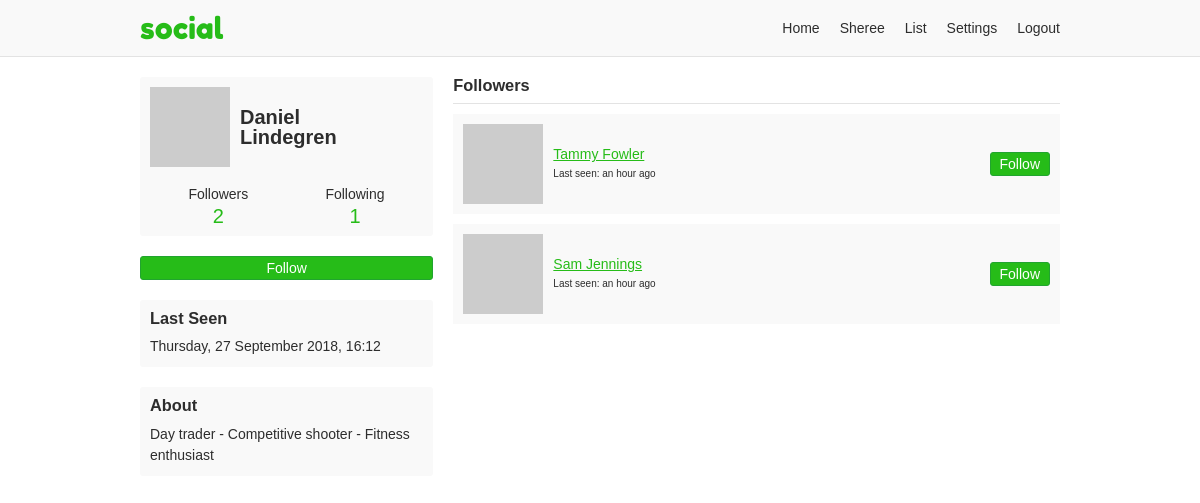
The app's page /onosendi/followers (signed in), older data.
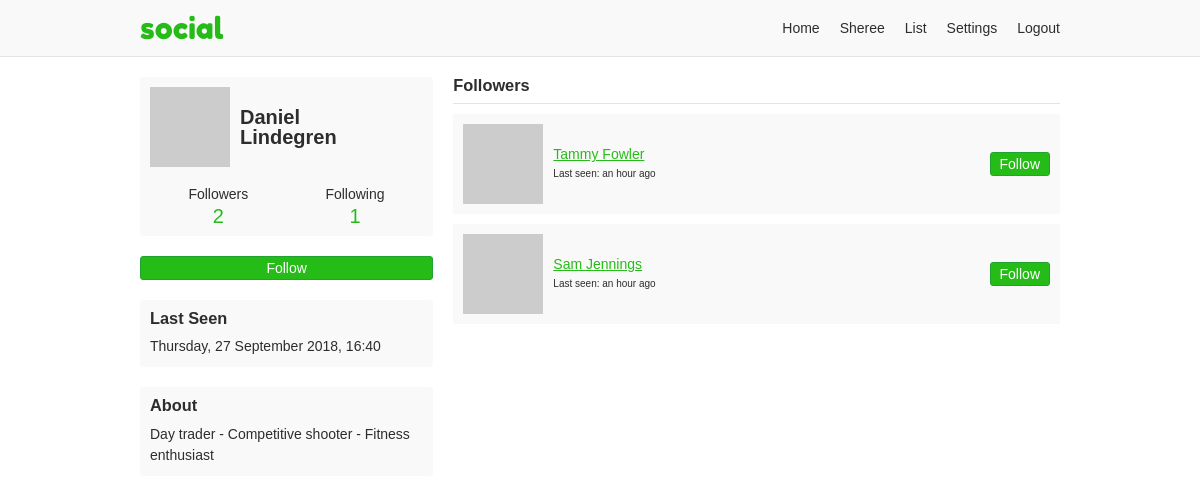
The same page, newer data.
### app/users/models/user.py (models this page shows, shortened)
class User(UserMixin, db.Model, BaseModel):
    username = db.Column(db.String(35), nullable=False, unique=True)
    email = db.Column(db.String(255), nullable=False, unique=True)
    password = db.Column(db.String(128), nullable=False)
    first_name = db.Column(db.String(35), nullable=False)
    last_name = db.Column(db.String(35), nullable=False)
    about_me = db.Column(db.Text)
    last_seen = db.Column(db.DateTime, default=datetime.utcnow)
    posts_per_page = db.Column(db.Integer, default=10, nullable=False)
    full_name = column_property(first_name + " " + last_name)
    followed = db.relationship(
        'User',
        secondary=followers,
        primaryjoin='followers.c.follower_id == User.id',
        secondaryjoin='followers.c.followed_id == User.id',
        backref=db.backref('followers', lazy='dynamic'),
        lazy='dynamic')
    post_author = db.relationship(
        'Post',
        foreign_keys='Post.author_id',
        backref='author', lazy='dynamic')
    post_recipient = db.relationship(
        'Post',
        foreign_keys='Post.recipient_id',
        backref='recipient', lazy='dynamic')
    def is_following(self, user):
        return self.followed.filter(
            followers.c.followed_id == user.id).count() > 0
    @property
    def get_followers(self):
        return self.followers.filter_by(active=True)
    @property
    def get_followed(self):
        return self.followed.filter_by(active=True)
    def avatar(self, size):
        digest = md5(self.email.lower().encode('utf-8')).hexdigest()
        return 'https://www.gravatar.com/avatar/{}?d=monsterid&s={}'.format(
            digest, size)

### app/users/views.py (the view)
@users.route('/<username>/followers', methods=['GET', 'POST'])
@login_required
def followers(username):
    user = User.query.filter_by(username=username, active=True).first_or_404()
    page = request.args.get('page', 1, type=int)
    followers = user.get_followers.paginate(
        page, current_user.posts_per_page, False)
    return render_template('users/followers.html', user=user,
                           followers=followers)

### app/models.py (called while the page is built)
    def commit(self):
        try:
            db.session.add(self)
            db.session.commit()
            return self
        except Exception as E:
            db.session.rollback()
            raise E

### app/users/models/user.py (called while the page is built)
@login.user_loader
def load_user(id):
    return User.query.get(int(id))

### app/users/views.py (called while the page is built)
@users.before_request
def before_request():
    if current_user.is_authenticated:
        if not current_user.active:
            return redirect(url_for('static_views.logout'))
        current_user.last_seen = datetime.utcnow()
        current_user.commit()

### app/templates/users/followers.html (shortened to what this page needs)
{% extends "/base.html" %}
{% block content %}
<div class="grid-container">
  {% include "/users/_profile-info.html" %}
  <div class="profile-content">
    <h3 class="page-sub-title">Followers</h3>
    {% if followers.pages > 1 %}
     {% from "/_macros.html" import render_pagination %}
    {% endif %}
    {% if followers.items %}
    <ul class="follow-list">
      {% for follower in followers.items %}
      {% include "/users/_follow-item.html" %}
      {% endfor %}
    </ul>
    {% endif %}
    {% if followers.pages > 1 %}
     {% from "/_macros.html" import render_pagination %}
    {% endif %}
  </div>
</div>
{% endblock %}

### app/templates/users/_profile-info.html
<div class="profile-aside">
  <div class="profile-info-container">
    <a class="profile-info" href="{{ url_for('users.profile', username=user.username) }}">
      <img src="{{ user.avatar(60) }}">
      <h2>{{ user.first_name }}<br>{{ user.last_name }}</h1>
    </a>
    <div class="user-numbers user-numbers-profile">
      <a href="{{ url_for('users.followers', username=user.username) }}">
        Followers <span>{{ user.get_followers.count() }}</span>
      </a>
      <a href="{{ url_for('users.following', username=user.username) }}">
        Following <span>{{ user.get_followed.count() }}</span>
      </a>
    </div>
  </div>
  {% if current_user != user %}
    {% if current_user.is_following(user) %}
    <a class="profile-follow button" href="{{ url_for('users.user_action', username=user.username, action='unfollow') }}">
      Unfollow
    </a>
    {% else %}
    <a class="profile-follow button" href="{{ url_for('users.user_action', username=user.username, action='follow') }}">
      Follow
    </a>
    {% endif %}
  {% endif %}
  {% if user.last_seen and not current_user == user %}
  <div class="last-seen-container">
    <h3>Last Seen</h3>
    <p>{{ moment(user.last_seen).format('dddd, D MMMM YYYY, H:mm') }}</p>
  </div>
  {% endif %}
  {% if user.about_me %}
  <div class="about-container">
    <h3>About</h3>
    <p>{{ user.about_me }}</p>
  </div>
  {% endif %}
</div>

### app/templates/users/_follow-item.html
<li>
  <img src="{{ follower.avatar(40) }}">
  <div class="follow-info">
    <a href="{{ url_for('users.profile', username=follower.username) }}">
      {{ follower.full_name }}
    </a>
    <p class="last-seen">
      Last seen: {{ moment(user.last_seen).fromNow() }}
    </p>
  </div>
  {% if current_user != follower %}
    {% if current_user.is_following(follower) %}
    <a class="button" href="{{ url_for('users.user_action', username=follower.username, action='unfollow') }}">
      Unfollow
    </a>
    {% else %}
    <a class="button" href="{{ url_for('users.user_action', username=follower.username, action='follow') }}">
      Follow
    </a>
    {% endif %}
  {% endif %}
</li>

Row changes from the older to the newer data that the page shows:
changed User "Daniel": last_seen "Thursday, 27 September 2018, 16:12" → "Thursday, 27 September 2018, 16:40"
